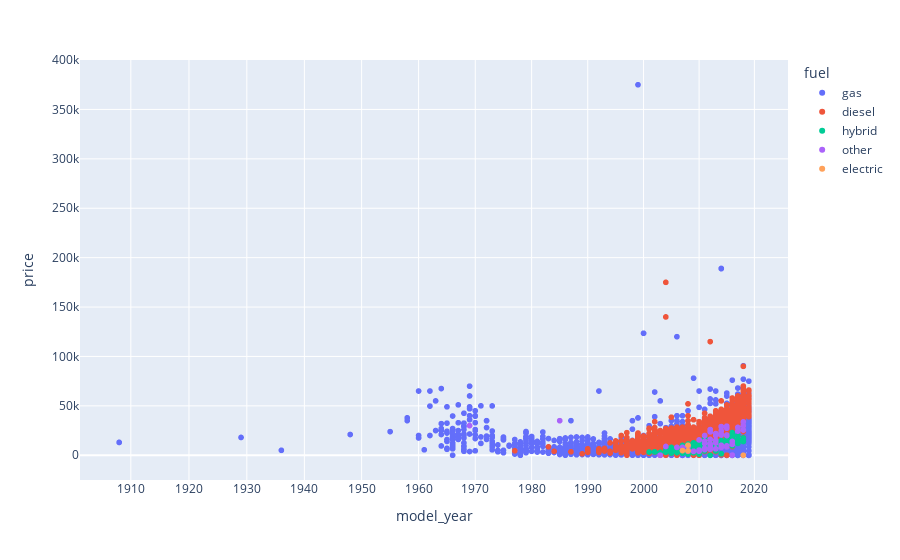

The notebook cell saved with this chart:
### Code cell
filtered_data = data.dropna(subset=["cylinders"])
filtered_data = filtered_data[filtered_data["price"] > 0]
fig = px.scatter(filtered_data, x="model_year", y="price",
	         size="cylinders", color="fuel",
                 hover_name="type", log_x=True, size_max=60)
fig.show()

### Figure 1 — Plotly figure (JSON) as saved in the notebook; plotly's stock layout.template omitted (floating-point values rounded to 4 significant figures; data arrays with more than 128 entries replaced by an {"elided": "..."} marker saying what was removed)
{"data": [{"hovertemplate": "<b>%{hovertext}</b><br><br>fuel=gas<br>model_year=%{x}<br>price=%{y}<extra></extra>", "hovertext": {"elided": "42462 str values"}, "legendgroup": "gas", "marker": {"color": "#636efa", "symbol": "circle"}, "mode": "markers", "name": "gas", "showlegend": true, "type": "scattergl", "x": {"elided": "42462 float values"}, "xaxis": "x", "y": {"elided": "42462 int values"}, "yaxis": "y"}, {"hovertemplate": "<b>%{hovertext}</b><br><br>fuel=diesel<br>model_year=%{x}<br>price=%{y}<extra></extra>", "hovertext": {"elided": "3336 str values"}, "legendgroup": "diesel", "marker": {"color": "#EF553B", "symbol": "circle"}, "mode": "markers", "name": "diesel", "showlegend": true, "type": "scattergl", "x": {"elided": "3336 float values"}, "xaxis": "x", "y": {"elided": "3336 int values"}, "yaxis": "y"}, {"hovertemplate": "<b>%{hovertext}</b><br><br>fuel=hybrid<br>model_year=%{x}<br>price=%{y}<extra></extra>", "hovertext": {"elided": "370 str values"}, "legendgroup": "hybrid", "marker": {"color": "#00cc96", "symbol": "circle"}, "mode": "markers", "name": "hybrid", "showlegend": true, "type": "scattergl", "x": {"elided": "370 float values"}, "xaxis": "x", "y": {"elided": "370 int values"}, "yaxis": "y"}, {"hovertemplate": "<b>%{hovertext}</b><br><br>fuel=other<br>model_year=%{x}<br>price=%{y}<extra></extra>", "hovertext": ["pickup", "coupe", "sedan", "convertible", "truck", "van", "pickup", "mini-van", "pickup", "pickup", "pickup", "sedan", "pickup", "pickup", "pickup", "offroad", "pickup", "SUV", "truck", "SUV", "coupe", "pickup", "pickup", "pickup", "hatchback", "sedan", "pickup", "pickup", "hatchback", "truck", "pickup", "pickup", "truck", "pickup", "other", "other", "sedan", "pickup", "truck", "truck", "pickup", "SUV", "mini-van", "pickup", "sedan", "other", "SUV", "truck", "pickup", "SUV", "pickup", "pickup", "convertible", "pickup", "truck", "sedan", "mini-van", "truck", "convertible", "hatchback", "pickup", "truck", "SUV", "van", "pickup", "sedan", "pickup", "pickup", "truck", "sedan", "pickup", "pickup", "truck", "pickup", "other", "truck", "pickup", "offroad", "hatchback", "pickup", "truck", "pickup", "pickup", "pickup", "pickup", "pickup", "pickup", "truck", "pickup", "sedan", "pickup", "pickup", "hatchback"], "legendgroup": "other", "marker": {"color": "#ab63fa", "symbol": "circle"}, "mode": "markers", "name": "other", "showlegend": true, "type": "scattergl", "x": [2014.0, 2003.0, 2015.0, 1969.0, 2015.0, NaN, 2013.0, 2008.0, 2013.0, 2014.0, 2013.0, 2012.0, 2015.0, 2014.0, 2013.0, 2013.0, 2013.0, 2011.0, 2011.0, 2011.0, NaN, 2014.0, 2013.0, 2012.0, 2010.0, NaN, 2012.0, 2015.0, 1985.0, 2004.0, 2013.0, 2012.0, 2015.0, 2014.0, NaN, 2011.0, 2009.0, 2012.0, 2011.0, 2018.0, 2012.0, 2014.0, 2017.0, 2013.0, 2016.0, 2016.0, 2008.0, 2014.0, 2012.0, 2010.0, 2014.0, 2012.0, 2014.0, 2013.0, 2008.0, 2016.0, 2017.0, 2015.0, 2014.0, 2010.0, 2015.0, 2015.0, 2009.0, 2012.0, 2007.0, 2012.0, 2006.0, 2014.0, 2010.0, 2012.0, 2012.0, 2014.0, 2012.0, 2015.0, 2015.0, NaN, 2012.0, 2012.0, 2014.0, 2012.0, 2017.0, 2011.0, 2018.0, 2018.0, 2015.0, 2015.0, 2018.0, 2013.0, 2008.0, 2013.0, 2014.0, 2014.0, 2010.0], "xaxis": "x", "y": [21195, 111, 8445, 30000, 20000, 2450, 14980, 4000, 21900, 28900, 14980, 8895, 27900, 28900, 21900, 13500, 21900, 13995, 20000, 13995, 13990, 28900, 21900, 25900, 5200, 13900, 15995, 19999, 34999, 8875, 21900, 25900, 29409, 24600, 11995, 11995, 3995, 25900, 5700, 29875, 25900, 8500, 24500, 19995, 169, 13995, 5500, 20500, 25900, 4100, 28900, 23700, 9995, 14980, 9995, 10995, 24500, 27390, 9995, 5200, 20500, 27390, 4000, 9999, 8000, 5995, 7950, 28900, 15495, 8495, 23700, 28900, 15995, 27900, 9500, 15995, 23700, 11500, 7995, 23700, 28175, 7000, 25500, 25500, 27900, 27900, 33800, 12400, 8500, 6495, 24600, 24600, 5200], "yaxis": "y"}, {"hovertemplate": "<b>%{hovertext}</b><br><br>fuel=electric<br>model_year=%{x}<br>price=%{y}<extra></extra>", "hovertext": ["truck", "truck", "other", "hatchback"], "legendgroup": "electric", "marker": {"color": "#FFA15A", "symbol": "circle"}, "mode": "markers", "name": "electric", "showlegend": true, "type": "scattergl", "x": [2018.0, 2008.0, 2008.0, 2007.0], "xaxis": "x", "y": [1, 10200, 4400, 4700], "yaxis": "y"}], "layout": {"legend": {"title": {"text": "fuel"}, "tracegroupgap": 0}, "margin": {"t": 60}, "xaxis": {"anchor": "y", "domain": [0, 1], "title": {"text": "model_year"}, "type": "log"}, "yaxis": {"anchor": "x", "domain": [0, 1], "title": {"text": "price"}}}}
